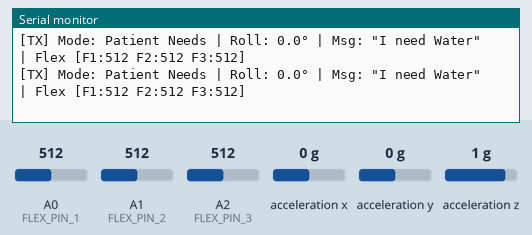
Simulated run of this sketch. Board: Arduino Uno, built with avr-gcc and run on an emulated ATmega328P. Shown: the last lines printed to the serial monitor. Wiring (inferred from the names in the program): MPU-9250 motion sensor at I2C address 0x68. Inputs (shaded band) come from the test bench; at power-on: A0 (FLEX_PIN_1) = 512, A1 (FLEX_PIN_2) = 512, A2 (FLEX_PIN_3) = 512, acceleration x 0 g, acceleration y 0 g, acceleration z 1 g. No radio packets arrive unless stated.

Above: at 6.7 s.
6.8 s: A0 (FLEX_PIN_1) set to 105
At 7.05 s:
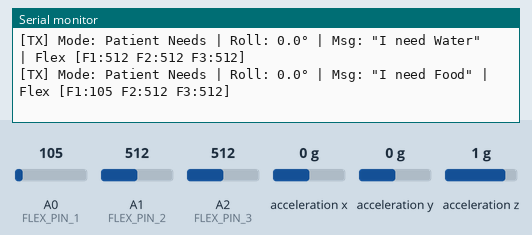
9.8 s: A0 (FLEX_PIN_1) set to 93
At 9.91 s:
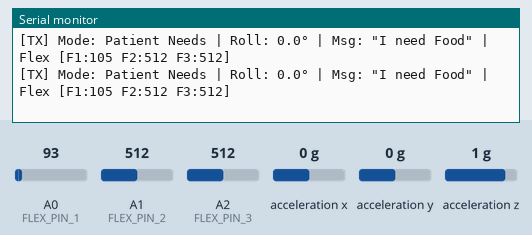
14.8 s: A1 (FLEX_PIN_2) set to 483
At 14.95 s:
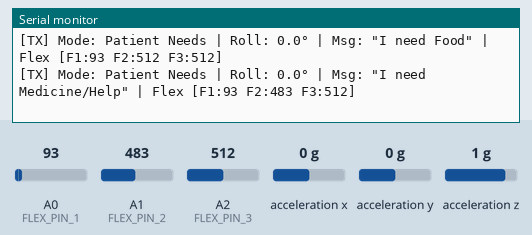

Measured:
- the behaviour switches between 501 and 500 on A1 (FLEX_PIN_2) (found by bisection; images 2 and 3)
- after the input at 6.8 s, the serial monitor: prints a new line after 0.13 s (image 1)
- after the input at 14.8 s, the serial monitor: prints a new line at once (image 3)

The sketch:

Transmitter.ino
```cpp
/*
 * =========================================================================
 * Assistive Smart Glove for Paralysis Patients - TRANSMITTER (TX)
 * Arduino Uno / Nano + NRF24L01 + MPU6050 + 3 Flex Sensors
 * =========================================================================
 *
 * Pin Connections:
 *
 * [1. NRF24L01 Wireless Module]
 *   VCC        --->  3.3V  (IMPORTANT: Add a 10uF - 100uF capacitor across VCC/GND!)
 *   GND        --->  GND
 *   CE         --->  Pin 9
 *   CSN        --->  Pin 10
 *   SCK        --->  Pin 13
 *   MOSI       --->  Pin 11
 *   MISO       --->  Pin 12
 *
 * [2. MPU6050 / MPU6500 IMU (GY-521)]
 *   VCC        --->  5V (or 3.3V)
 *   GND        --->  GND
 *   SCL        --->  A5 (I2C SCL)
 *   SDA        --->  A4 (I2C SDA)
 *
 * [3. 3x Flex Sensors (Voltage Divider with 10k - 22k Resistor)]
 *   Flex 1 (Thumb / Finger 1)   --->  Pin A0
 *   Flex 2 (Index / Finger 2)   --->  Pin A1
 *   Flex 3 (Middle / Finger 3)  --->  Pin A2
 *
 * =========================================================================
 * Operating Modes:
 *   MODE 1: Flat Hand (Parallel to Bed, |Roll| < 30°) -> Patient Needs Mode
 *           - Finger 1 bent: "I need Water"
 *           - Finger 2 bent: "I need Food"
 *           - Finger 3 bent: "I need Help / Emergency"
 *
 *   MODE 2: Hand Tilted Left (Roll <= -35°) -> Home Appliance Control Mode
 *           - Finger 1 bent: Toggle Appliance 1 (Relay 1)
 *           - Finger 2 bent: Toggle Appliance 2 (Relay 2)
 *           - Finger 3 bent: Toggle Appliance 3 (Relay 3)
 * =========================================================================
 */

#include <SPI.h>
#include <nRF24L01.h>
#include <RF24.h>
#include <Wire.h>

// --- NRF24L01 Setup ---
RF24 radio(9, 10); // CE = 9, CSN = 10
const byte address[6] = "00001";

// --- MPU6050 Setup ---
const int MPU_ADDR = 0x68;

// --- Flex Sensor Pins ---
const int FLEX_PIN_1 = A0; // Finger 1
const int FLEX_PIN_2 = A1; // Finger 2
const int FLEX_PIN_3 = A2; // Finger 3

// Flex Sensor Threshold (Adjust based on your resistors & flex sensor readings)
// When bent, the analog value typically crosses this threshold
const int FLEX_BEND_THRESHOLD = 500;

// --- Data Package to Send via NRF24L01 ---
struct DataPackage {
  float roll;
  float pitch;
  uint8_t mode;         // 1 = Patient Needs Mode, 2 = Home Automation Mode
  uint8_t relayCommand; // 0 = None, 1 = Toggle Relay 1, 2 = Toggle Relay 2, 3 = Toggle Relay 3
  char message[32];     // Patient Feeling / Status message
};

DataPackage data;

// Debounce state tracking
bool lastFlex1 = false;
bool lastFlex2 = false;
bool lastFlex3 = false;
unsigned long lastActionTime = 0;
const unsigned long ACTION_DEBOUNCE = 600; // ms

void initMPU6050() {
  Wire.begin();
  Wire.beginTransmission(MPU_ADDR);
  Wire.write(0x6B); // PWR_MGMT_1 register
  Wire.write(0x00); // Wake up MPU6050
  byte status = Wire.endTransmission();

  if (status == 0) {
    Serial.println("[OK] MPU6050 initialized successfully!");
  } else {
    Serial.println("[WARN] MPU6050 not detected. Check I2C wiring (A4=SDA, A5=SCL).");
  }
}

void readOrientation(float &roll, float &pitch) {
  Wire.beginTransmission(MPU_ADDR);
  Wire.write(0x3B); // Starting register for accelerometer readings
  Wire.endTransmission(false);
  Wire.requestFrom(MPU_ADDR, 6, true);

  if (Wire.available() >= 6) {
    int16_t ax = (Wire.read() << 8) | Wire.read();
    int16_t ay = (Wire.read() << 8) | Wire.read();
    int16_t az = (Wire.read() << 8) | Wire.read();

    float ax_g = (float)ax / 16384.0;
    float ay_g = (float)ay / 16384.0;
    float az_g = (float)az / 16384.0;

    roll  = atan2(ay_g, az_g) * 180.0 / PI;
    pitch = atan2(-ax_g, sqrt(ay_g * ay_g + az_g * az_g)) * 180.0 / PI;
  }
}

void setup() {
  Serial.begin(9600);
  delay(500);

  Serial.println("=================================================");
  Serial.println("  Assistive Smart Glove - Transmitter (TX)       ");
  Serial.println("=================================================");

  // Initialize NRF24L01
  if (!radio.begin()) {
    Serial.println("[ERROR] NRF24L01 not responding! Check 3.3V & SPI wiring.");
    while (1);
  }

  radio.setChannel(76);
  radio.setDataRate(RF24_250KBPS);
  radio.setPALevel(RF24_PA_LOW);
  radio.setRetries(15, 15);
  radio.openWritingPipe(address);
  radio.stopListening(); // TX Mode

  // Initialize MPU6050
  initMPU6050();

  // Initialize Flex Sensor analog pins
  pinMode(FLEX_PIN_1, INPUT);
  pinMode(FLEX_PIN_2, INPUT);
  pinMode(FLEX_PIN_3, INPUT);

  Serial.println("[OK] Transmitter Ready. Monitoring Glove Gestures...\n");
}

void loop() {
  // 1. Read MPU6050 Orientation
  readOrientation(data.roll, data.pitch);

  // 2. Read Flex Sensors
  int rawFlex1 = analogRead(FLEX_PIN_1);
  int rawFlex2 = analogRead(FLEX_PIN_2);
  int rawFlex3 = analogRead(FLEX_PIN_3);

  // Determine if fingers are bent
  bool flex1Bent = (rawFlex1 > FLEX_BEND_THRESHOLD);
  bool flex2Bent = (rawFlex2 > FLEX_BEND_THRESHOLD);
  bool flex3Bent = (rawFlex3 > FLEX_BEND_THRESHOLD);

  // Reset per-loop triggers
  data.relayCommand = 0;
  strcpy(data.message, "Normal");

  unsigned long currentMillis = millis();

  // 3. Determine Hand Mode based on Tilt
  // Hand Tilted Left (e.g. Roll <= -35 deg) -> Appliance Control Mode
  // Hand Flat (Parallel to bed, -30 deg < Roll < 30 deg) -> Patient Needs Mode
  if (data.roll <= -35.0) {
    data.mode = 2; // Home Appliance Control Mode
    strcpy(data.message, "Mode: Appliance Control");

    // Check for finger bend triggers with debounce
    if (currentMillis - lastActionTime >= ACTION_DEBOUNCE) {
      if (flex1Bent && !lastFlex1) {
        data.relayCommand = 1; // Toggle Relay 1
        strcpy(data.message, "CMD: Toggle Relay 1");
        lastActionTime = currentMillis;
      } else if (flex2Bent && !lastFlex2) {
        data.relayCommand = 2; // Toggle Relay 2
        strcpy(data.message, "CMD: Toggle Relay 2");
        lastActionTime = currentMillis;
      } else if (flex3Bent && !lastFlex3) {
        data.relayCommand = 3; // Toggle Relay 3
        strcpy(data.message, "CMD: Toggle Relay 3");
        lastActionTime = currentMillis;
      }
    }
  } else {
    data.mode = 1; // Patient Needs / Feelings Mode (Flat Hand)

    if (flex1Bent) {
      strcpy(data.message, "I need Water");
    } else if (flex2Bent) {
      strcpy(data.message, "I need Food");
    } else if (flex3Bent) {
      strcpy(data.message, "I need Medicine/Help");
    } else {
      strcpy(data.message, "Patient Resting");
    }
  }

  // Update previous states
  lastFlex1 = flex1Bent;
  lastFlex2 = flex2Bent;
  lastFlex3 = flex3Bent;

  // 4. Send Payload via NRF24L01
  bool success = radio.write(&data, sizeof(DataPackage));

  // 5. Local Serial Monitor Feedback
  if (success) {
    Serial.print("[TX] Mode: ");
    Serial.print(data.mode == 1 ? "Patient Needs" : "Appliance Control");
    Serial.print(" | Roll: ");
    Serial.print(data.roll, 1);
    Serial.print("° | Msg: \"");
    Serial.print(data.message);
    Serial.print("\" | Flex [F1:");
    Serial.print(rawFlex1);
    Serial.print(" F2:");
    Serial.print(rawFlex2);
    Serial.print(" F3:");
    Serial.print(rawFlex3);
    Serial.println("]");
  } else {
    Serial.println("[TX FAILED] No ACK received from Receiver.");
  }

  delay(100); // 10 Hz refresh rate
}
```
